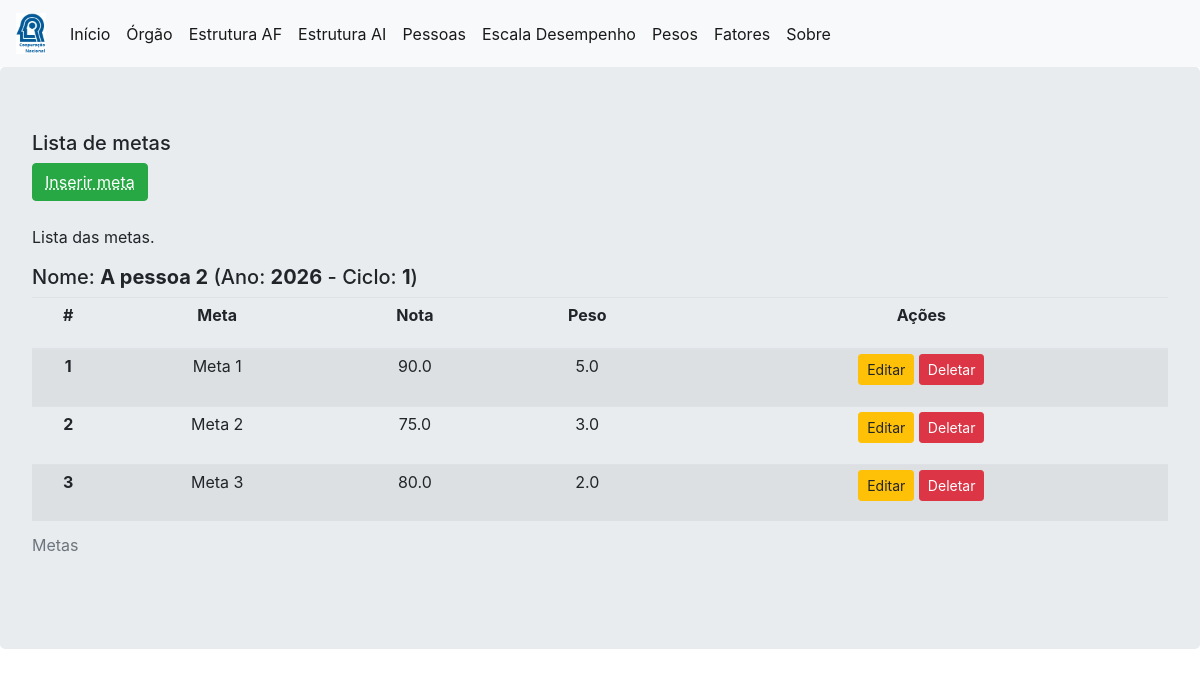
Page /2026/1/A pessoa 2/lista_metas on the committed database.
### project/models.py (models this page shows, shortened)
class Metas_Individuais (db.Model):
    __tablename__ = "metas_individuais"
    id      = db.Column(db.Integer,primary_key=True)
    nome    = db.Column(db.String)
    ano     = db.Column(db.Integer)
    ciclo   = db.Column(db.Integer)
    meta    = db.Column(db.String)
    alcance = db.Column(db.Float)
    peso    = db.Column(db.Float)

### project/core/views.py (the view)
@core.route('/<int:ano>/<int:ciclo>/<nome>/lista_metas', methods=['GET', 'POST'])
def lista_metas(ano,ciclo,nome):
    metas = db.session.query(Metas_Individuais).filter(Metas_Individuais.nome == nome,
                                                       Metas_Individuais.ano  == ano,
                                                       Metas_Individuais.ciclo == ciclo).all()
    if metas is not None:
        return render_template('lista_metas.html',nome=nome,ano=ano,ciclo=ciclo,metas=metas)
    else:
        return redirect (url_for('core.add_meta', ano=ano,ciclo=ciclo,nome=nome))

### app.py (called while the page is built)
@app.template_filter('decimal_com_virgula')
def decimal_com_virgula(valor):
    if valor == None or valor == '':
        return 0
    else:
        return locale.format_string('%.1f',valor,grouping=True)

### project/templates/lista_metas.html (shortened to what this page needs)
{% extends "base.html" %}
{% block content %}
<div class="jumbotron">
  <h5>Lista de metas</h5>
    <div class="row">
      <div class="col">
        <a href="{{url_for('core.add_meta', ano=ano,ciclo=ciclo,nome=nome)}}" class="btn btn-success" role="button" aria-pressed="false">
          <abbr title="Inserir metas para uma pessoa.">Inserir meta</a>
      </div>
    </div>
<br>
<caption>
  <div class="row">
      <div class="col">
        <p>Lista das  metas.</p>
      </div>
  </div>
</caption>
<h5>Nome: <b>{{nome}}</b> (Ano: <b>{{ano}}</b> - Ciclo: <b>{{ciclo}}</b>) </h5>
  <table class="table table-striped table-hover table-sm">
    <caption>Metas</caption>
    <thead>
      <tr>
        <th scope="col"><p align = "center">#</p></th>
        <th scope="col"><p align = "center">Meta</p></th>
        <th scope="col"><p align = "center">Nota</p></th>
        <th scope="col"><p align = "center">Peso</p></th>
        <th scope="col"><p align = "center">Ações</p></th>
      </tr>
    </thead>
    <tbody>
      {% for meta in metas %}
        <tr>
          <th scope="row"><p align = "center">
              {{metas.index(meta) + 1}}
          </p></th>
          <td><p align = "center"> {{ meta.meta }} </p></td>
          <td><p align = "center"> {{ meta.alcance|decimal_com_virgula }} </p></td>
          <td><p align = "center"> {{ meta.peso|decimal_com_virgula }} </p></td>
          <td><p align = "center">
            <a href="{{url_for('core.edit_meta', id=meta.id, ano=ano, ciclo=ciclo, nome=nome)}}" class="btn btn-sm btn-warning">Editar</a>
            <abbr title="ATENÇÃO!! CLIQUE NESTE BOTÃO PARA DELETAR O REGISTRO.">
            <button type="button" class="btn btn-danger btn-sm" data-toggle='modal' data-target='#del_modal{{meta.id}}'>Deletar</button>
            </abbr>
          </p></td>
        </tr>
      {% endfor %}
    </tbody>
  </table>
</div>
{% endblock %}

### rows in the picture
Metas_Individuais: metas.index(meta)+1 "1", meta "Meta 1", alcance|decimal_com_virgula "90.0", peso|decimal_com_virgula "5.0"
Metas_Individuais: metas "2", meta "Meta 2", alcance|decimal_com_virgula "75.0", peso|decimal_com_virgula "3.0"
Metas_Individuais: metas "3", meta "Meta 3", alcance|decimal_com_virgula "80.0", peso|decimal_com_virgula "2.0"

### other values in the picture
{{ nome }} "A pessoa 2"
{{ ano }} "2026"
{{ ciclo }} "1"
